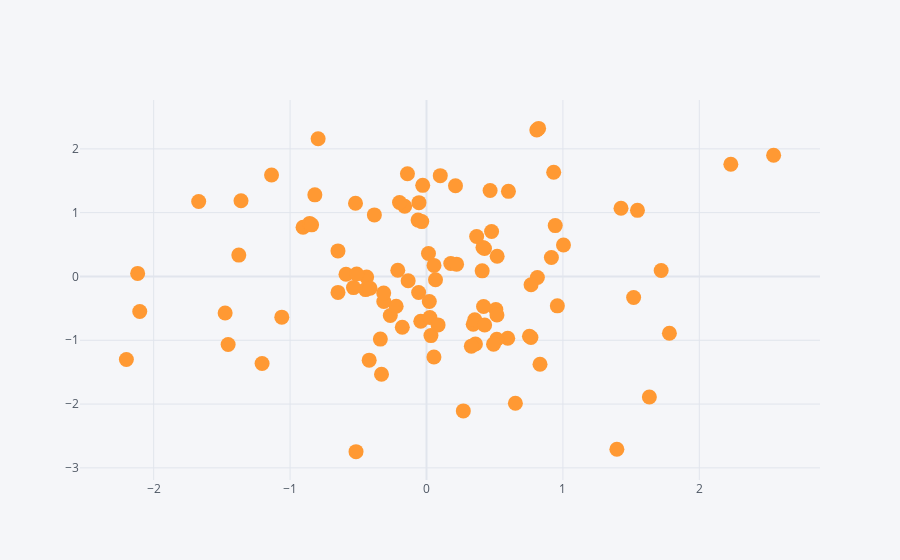

The code cell stored with this chart in its notebook:
### Code cell
df1.iplot(kind='scatter',x='A',y='B',mode='markers',size=15)
